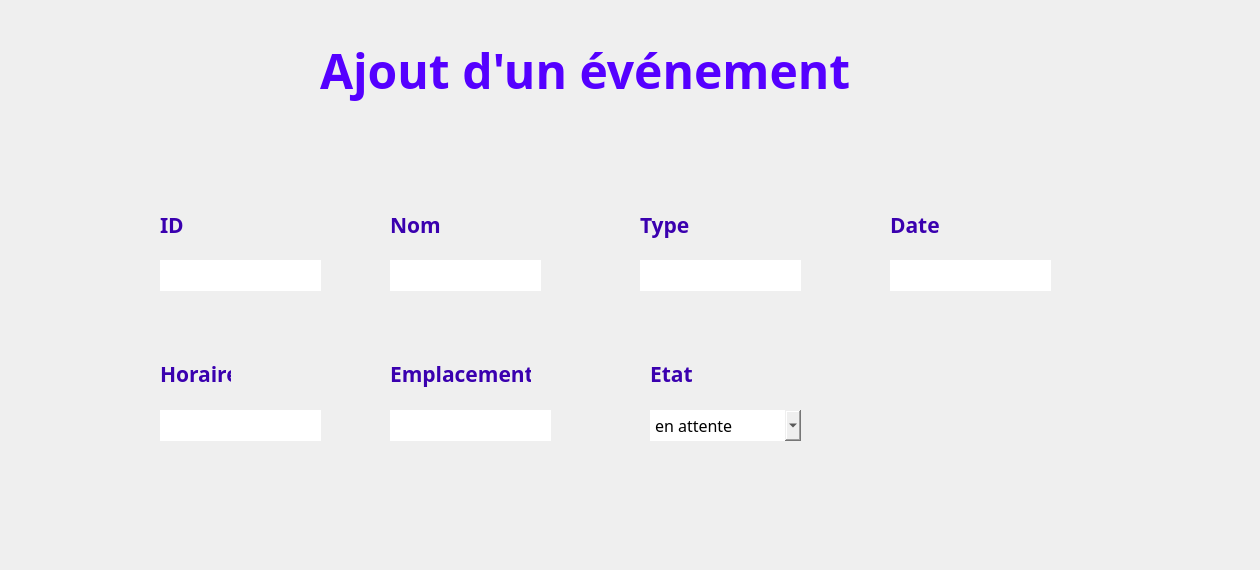
      <widget class="QWidget" name="page_3">
       <widget class="QLineEdit" name="input_empl">
        <property name="geometry">
         <rect>
          <x>390</x>
          <y>410</y>
          <width>161</width>
          <height>31</height>
         </rect>
        </property>
        <property name="font">
         <font>
          <family>Javanese Text</family>
          <pointsize>12</pointsize>
         </font>
        </property>
        <property name="styleSheet">
         <string notr="true">#input_empl {
background-color: transparent;
border-image: url(:champs.png);
background: none;
border: none;
background-repeat: none;
}
</string>
        </property>
       </widget>
       <widget class="QLineEdit" name="input_date">
        <property name="geometry">
         <rect>
          <x>890</x>
          <y>260</y>
          <width>161</width>
          <height>31</height>
         </rect>
        </property>
        <property name="font">
         <font>
          <family>Javanese Text</family>
          <pointsize>12</pointsize>
         </font>
        </property>
        <property name="styleSheet">
         <string notr="true">#input_date {
background-color: transparent;
border-image: url(:champs.png);
background: none;
border: none;
background-repeat: none;
}
</string>
        </property>
       </widget>
       <widget class="QLineEdit" name="input_id">
        <property name="geometry">
         <rect>
          <x>160</x>
          <y>260</y>
          <width>161</width>
          <height>31</height>
         </rect>
        </property>
        <property name="font">
         <font>
          <family>Javanese Text</family>
          <pointsize>12</pointsize>
         </font>
        </property>
        <property name="styleSheet">
         <string notr="true">#input_id {
background-color: transparent;
border-image: url(:champs.png);
background: none;
border: none;
background-repeat: none;
}
</string>
        </property>
       </widget>
       <widget class="QPushButton" name="pushButton_save">
        <property name="geometry">
         <rect>
          <x>980</x>
          <y>470</y>
          <width>141</width>
          <height>41</height>
         </rect>
        </property>
        <property name="styleSheet">
         <string notr="true">#pushButton_save{
background-color: transparent;
border-image: url(:Ajouter.png);
background: none;
border: none;
background-repeat: none;
}
#pushButton_save:hover{
background-color: transparent;
border-image: url(:Ajouter_P.png);
background: none;
border: none;
background-repeat: none;
}</string>
        </property>
        <property name="text">
         <string/>
        </property>
       </widget>
       <widget class="QLineEdit" name="input_nom">
        <property name="geometry">
         <rect>
          <x>390</x>
          <y>260</y>
          <width>151</width>
          <height>31</height>
         </rect>
        </property>
        <property name="font">
         <font>
          <family>Javanese Text</family>
          <pointsize>12</pointsize>
         </font>
        </property>
        <property name="styleSheet">
         <string notr="true">#input_nom{
background-color: transparent;
border-image: url(:champs.png);
background: none;
border: none;
background-repeat: none;
}
</string>
        </property>
       </widget>
       <widget class="QLineEdit" name="input_type">
        <property name="geometry">
         <rect>
          <x>640</x>
          <y>260</y>
          <width>161</width>
          <height>31</height>
         </rect>
        </property>
        <property name="font">
         <font>
          <family>Javanese Text</family>
          <pointsize>12</pointsize>
         </font>
        </property>
        <property name="styleSheet">
         <string notr="true">#input_type {
background-color: transparent;
border-image: url(:champs.png);
background: none;
border: none;
background-repeat: none;
}
</string>
        </property>
       </widget>
       <widget class="QLineEdit" name="input_hor">
        <property name="geometry">
         <rect>
          <x>160</x>
          <y>410</y>
          <width>161</width>
          <height>31</height>
         </rect>
        </property>
        <property name="font">
         <font>
          <family>Javanese Text</family>
          <pointsize>12</pointsize>
         </font>
        </property>
        <property name="styleSheet">
         <string notr="true">#input_hor {
background-color: transparent;
border-image: url(:champs.png);
background: none;
border: none;
background-repeat: none;
}
</string>
        </property>
       </widget>
       <widget class="QPushButton" name="pushButton_cancel">
        <property name="geometry">
         <rect>
          <x>980</x>
          <y>520</y>
          <width>141</width>
          <height>41</height>
         </rect>
        </property>
        <property name="styleSheet">
         <string notr="true">#pushButton_cancel {
background-color: transparent;
border-image: url(:Annuler.png);
background: none;
border: none;
background-repeat: none;
}
#pushButton_cancel:hover{
background-color: transparent;
border-image: url(:Annuler_P.png);
background: none;
border: none;
background-repeat: none;
}</string>
        </property>
        <property name="text">
         <string/>
        </property>
       </widget>
       <widget class="QLabel" name="icon_2">
        <property name="geometry">
         <rect>
          <x>560</x>
          <y>80</y>
          <width>691</width>
          <height>371</height>
         </rect>
        </property>
        <property name="mouseTracking">
         <bool>false</bool>
        </property>
        <property name="styleSheet">
         <string notr="true">#icon{
background-color: transparent;
border-image: none;
background: none;
border: none;
background-repeat: none;
}</string>
        </property>
        <property name="frameShape">
         <enum>QFrame::NoFrame</enum>
        </property>
        <property name="text">
         <string/>
        </property>
        <property name="pixmap">
         <pixmap>../logo.jpg</pixmap>
        </property>
       </widget>
       <widget class="QComboBox" name="input_etat">
        <property name="geometry">
         <rect>
          <x>650</x>
          <y>410</y>
          <width>151</width>
          <height>31</height>
         </rect>
        </property>
        <property name="font">
         <font>
          <family>Javanese Text</family>
          <pointsize>12</pointsize>
         </font>
        </property>
        <property name="styleSheet">
         <string notr="true">#input_etat{
background-color: transparent;
border-image: url(:champs.png);
background: none;
border: none;
background-repeat: none;
}

</string>
        </property>
        <item>
         <property name="text">
          <string>en attente</string>
         </property>
        </item>
        <item>
         <property name="text">
          <string>passé</string>
         </property>
        </item>
        <item>
         <property name="text">
          <string>annulé</string>
         </property>
        </item>
       </widget>
       <widget class="QLabel" name="label_40">
        <property name="geometry">
         <rect>
          <x>320</x>
          <y>30</y>
          <width>681</width>
          <height>81</height>
         </rect>
        </property>
        <property name="font">
         <font>
          <family>Segoe Print</family>
         </font>
        </property>
        <property name="styleSheet">
         <string notr="true">#label_16 {
background-color: transparent;
background: none;
border: none;
background-repeat: none;
}
</string>
        </property>
        <property name="text">
         <string>&lt;html&gt;&lt;head/&gt;&lt;body&gt;&lt;p&gt;&lt;span style=&quot; font-size:36pt; font-weight:600; color:#5500ff;&quot;&gt;Ajout d'un événement&lt;/span&gt;&lt;/p&gt;&lt;/body&gt;&lt;/html&gt;</string>
        </property>
        <property name="textFormat">
         <enum>Qt::AutoText</enum>
        </property>
        <property name="scaledContents">
         <bool>false</bool>
        </property>
       </widget>
       <widget class="QLabel" name="label_209">
        <property name="geometry">
         <rect>
          <x>390</x>
          <y>210</y>
          <width>71</width>
          <height>31</height>
         </rect>
        </property>
        <property name="palette">
         <palette>
          <active>
           <colorrole role="WindowText">
            <brush brushstyle="SolidPattern">
             <color alpha="255">
              <red>4</red>
              <green>7</green>
              <blue>62</blue>
             </color>
            </brush>
           </colorrole>
          </active>
          <inactive>
           <colorrole role="WindowText">
            <brush brushstyle="SolidPattern">
             <color alpha="255">
              <red>4</red>
              <green>7</green>
              <blue>62</blue>
             </color>
            </brush>
           </colorrole>
          </inactive>
          <disabled>
           <colorrole role="WindowText">
            <brush brushstyle="SolidPattern">
             <color alpha="255">
              <red>120</red>
              <green>120</green>
              <blue>120</blue>
             </color>
            </brush>
           </colorrole>
          </disabled>
         </palette>
        </property>
        <property name="font">
         <font>
          <family>Corbel</family>
         </font>
        </property>
        <property name="text">
         <string>&lt;html&gt;&lt;head/&gt;&lt;body&gt;&lt;p&gt;&lt;span style=&quot; font-size:16pt; font-weight:600; color:#3a00af;&quot;&gt;Nom&lt;/span&gt;&lt;/p&gt;&lt;/body&gt;&lt;/html&gt;</string>
        </property>
       </widget>
       <widget class="QLabel" name="label_210">
        <property name="geometry">
         <rect>
          <x>160</x>
          <y>359</y>
          <width>71</width>
          <height>31</height>
         </rect>
        </property>
        <property name="palette">
         <palette>
          <active>
           <colorrole role="WindowText">
            <brush brushstyle="SolidPattern">
             <color alpha="255">
              <red>4</red>
              <green>7</green>
              <blue>62</blue>
             </color>
            </brush>
           </colorrole>
          </active>
          <inactive>
           <colorrole role="WindowText">
            <brush brushstyle="SolidPattern">
             <color alpha="255">
              <red>4</red>
              <green>7</green>
              <blue>62</blue>
             </color>
            </brush>
           </colorrole>
          </inactive>
          <disabled>
           <colorrole role="WindowText">
            <brush brushstyle="SolidPattern">
             <color alpha="255">
              <red>120</red>
              <green>120</green>
              <blue>120</blue>
             </color>
            </brush>
           </colorrole>
          </disabled>
         </palette>
        </property>
        <property name="font">
         <font>
          <family>Corbel</family>
         </font>
        </property>
        <property name="text">
         <string>&lt;html&gt;&lt;head/&gt;&lt;body&gt;&lt;p&gt;&lt;span style=&quot; font-size:16pt; font-weight:600; color:#3a00af;&quot;&gt;Horaire&lt;/span&gt;&lt;/p&gt;&lt;/body&gt;&lt;/html&gt;</string>
        </property>
       </widget>
       <widget class="QLabel" name="label_211">
        <property name="geometry">
         <rect>
          <x>650</x>
          <y>359</y>
          <width>71</width>
          <height>31</height>
         </rect>
        </property>
        <property name="palette">
         <palette>
          <active>
           <colorrole role="WindowText">
            <brush brushstyle="SolidPattern">
             <color alpha="255">
              <red>4</red>
              <green>7</green>
              <blue>62</blue>
             </color>
            </brush>
           </colorrole>
          </active>
          <inactive>
           <colorrole role="WindowText">
            <brush brushstyle="SolidPattern">
             <color alpha="255">
              <red>4</red>
              <green>7</green>
              <blue>62</blue>
             </color>
            </brush>
           </colorrole>
          </inactive>
          <disabled>
           <colorrole role="WindowText">
            <brush brushstyle="SolidPattern">
             <color alpha="255">
              <red>120</red>
              <green>120</green>
              <blue>120</blue>
             </color>
            </brush>
           </colorrole>
          </disabled>
         </palette>
        </property>
        <property name="font">
         <font>
          <family>Corbel</family>
         </font>
        </property>
        <property name="text">
         <string>&lt;html&gt;&lt;head/&gt;&lt;body&gt;&lt;p&gt;&lt;span style=&quot; font-size:16pt; font-weight:600; color:#3a00af;&quot;&gt;Etat&lt;/span&gt;&lt;/p&gt;&lt;/body&gt;&lt;/html&gt;</string>
        </property>
       </widget>
       <widget class="QLabel" name="label_212">
        <property name="geometry">
         <rect>
          <x>640</x>
          <y>210</y>
          <width>71</width>
          <height>31</height>
         </rect>
        </property>
        <property name="palette">
         <palette>
          <active>
           <colorrole role="WindowText">
            <brush brushstyle="SolidPattern">
             <color alpha="255">
              <red>4</red>
              <green>7</green>
              <blue>62</blue>
             </color>
            </brush>
           </colorrole>
          </active>
          <inactive>
           <colorrole role="WindowText">
            <brush brushstyle="SolidPattern">
             <color alpha="255">
              <red>4</red>
              <green>7</green>
              <blue>62</blue>
             </color>
            </brush>
           </colorrole>
          </inactive>
          <disabled>
           <colorrole role="WindowText">
            <brush brushstyle="SolidPattern">
             <color alpha="255">
              <red>120</red>
              <green>120</green>
              <blue>120</blue>
             </color>
            </brush>
           </colorrole>
          </disabled>
         </palette>
        </property>
        <property name="font">
         <font>
          <family>Corbel</family>
         </font>
        </property>
        <property name="text">
         <string>&lt;html&gt;&lt;head/&gt;&lt;body&gt;&lt;p&gt;&lt;span style=&quot; font-size:16pt; font-weight:600; color:#3a00af;&quot;&gt;Type&lt;/span&gt;&lt;/p&gt;&lt;/body&gt;&lt;/html&gt;</string>
        </property>
       </widget>
       <widget class="QLabel" name="label_213">
        <property name="geometry">
         <rect>
          <x>890</x>
          <y>210</y>
          <width>71</width>
          <height>31</height>
         </rect>
        </property>
        <property name="palette">
         <palette>
          <active>
           <colorrole role="WindowText">
            <brush brushstyle="SolidPattern">
             <color alpha="255">
              <red>4</red>
              <green>7</green>
              <blue>62</blue>
             </color>
            </brush>
           </colorrole>
          </active>
          <inactive>
           <colorrole role="WindowText">
            <brush brushstyle="SolidPattern">
             <color alpha="255">
              <red>4</red>
              <green>7</green>
              <blue>62</blue>
             </color>
            </brush>
           </colorrole>
          </inactive>
          <disabled>
           <colorrole role="WindowText">
            <brush brushstyle="SolidPattern">
             <color alpha="255">
              <red>120</red>
              <green>120</green>
              <blue>120</blue>
             </color>
            </brush>
           </colorrole>
          </disabled>
         </palette>
        </property>
        <property name="font">
         <font>
          <family>Corbel</family>
         </font>
        </property>
        <property name="text">
         <string>&lt;html&gt;&lt;head/&gt;&lt;body&gt;&lt;p&gt;&lt;span style=&quot; font-size:16pt; font-weight:600; color:#3a00af;&quot;&gt;Date&lt;/span&gt;&lt;/p&gt;&lt;/body&gt;&lt;/html&gt;</string>
        </property>
       </widget>
       <widget class="QLabel" name="label_214">
        <property name="geometry">
         <rect>
          <x>390</x>
          <y>359</y>
          <width>141</width>
          <height>31</height>
         </rect>
        </property>
        <property name="palette">
         <palette>
          <active>
           <colorrole role="WindowText">
            <brush brushstyle="SolidPattern">
             <color alpha="255">
              <red>4</red>
              <green>7</green>
              <blue>62</blue>
             </color>
            </brush>
           </colorrole>
          </active>
          <inactive>
           <colorrole role="WindowText">
            <brush brushstyle="SolidPattern">
             <color alpha="255">
              <red>4</red>
              <green>7</green>
              <blue>62</blue>
             </color>
            </brush>
           </colorrole>
          </inactive>
          <disabled>
           <colorrole role="WindowText">
            <brush brushstyle="SolidPattern">
             <color alpha="255">
              <red>120</red>
              <green>120</green>
              <blue>120</blue>
             </color>
            </brush>
           </colorrole>
          </disabled>
         </palette>
        </property>
        <property name="font">
         <font>
          <family>Corbel</family>
         </font>
        </property>
        <property name="text">
         <string>&lt;html&gt;&lt;head/&gt;&lt;body&gt;&lt;p&gt;&lt;span style=&quot; font-size:16pt; font-weight:600; color:#3a00af;&quot;&gt;Emplacement&lt;/span&gt;&lt;/p&gt;&lt;/body&gt;&lt;/html&gt;</string>
        </property>
       </widget>
       <widget class="QLabel" name="label_215">
        <property name="geometry">
         <rect>
          <x>160</x>
          <y>210</y>
          <width>41</width>
          <height>31</height>
         </rect>
        </property>
        <property name="palette">
         <palette>
          <active>
           <colorrole role="WindowText">
            <brush brushstyle="SolidPattern">
             <color alpha="255">
              <red>4</red>
              <green>7</green>
              <blue>62</blue>
             </color>
            </brush>
           </colorrole>
          </active>
          <inactive>
           <colorrole role="WindowText">
            <brush brushstyle="SolidPattern">
             <color alpha="255">
              <red>4</red>
              <green>7</green>
              <blue>62</blue>
             </color>
            </brush>
           </colorrole>
          </inactive>
          <disabled>
           <colorrole role="WindowText">
            <brush brushstyle="SolidPattern">
             <color alpha="255">
              <red>120</red>
              <green>120</green>
              <blue>120</blue>
             </color>
            </brush>
           </colorrole>
          </disabled>
         </palette>
        </property>
        <property name="font">
         <font>
          <family>Corbel</family>
         </font>
        </property>
        <property name="text">
         <string>&lt;html&gt;&lt;head/&gt;&lt;body&gt;&lt;p&gt;&lt;span style=&quot; font-size:16pt; font-weight:600; color:#3a00af;&quot;&gt;ID&lt;/span&gt;&lt;/p&gt;&lt;/body&gt;&lt;/html&gt;</string>
        </property>
       </widget>
       <zorder>icon_2</zorder>
       <zorder>input_empl</zorder>
       <zorder>input_date</zorder>
       <zorder>input_id</zorder>
       <zorder>pushButton_save</zorder>
       <zorder>input_nom</zorder>
       <zorder>input_type</zorder>
       <zorder>input_hor</zorder>
       <zorder>pushButton_cancel</zorder>
       <zorder>input_etat</zorder>
       <zorder>label_40</zorder>
       <zorder>label_209</zorder>
       <zorder>label_210</zorder>
       <zorder>label_211</zorder>
       <zorder>label_212</zorder>
       <zorder>label_213</zorder>
       <zorder>label_214</zorder>
       <zorder>label_215</zorder>
      </widget>
